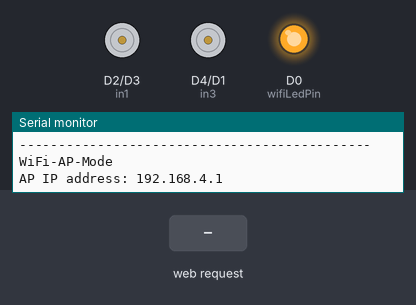
The sketch below on a simulated ESP8266 (NodeMCU). Shown: motor-driver pin pairs drawn as motors (green arrow = first pin HIGH = forward, orange = second pin HIGH = backward, longer = more drive, scaled by the enable pin), output pins drawn as LEDs (lit = HIGH), the last lines printed to the serial monitor. Inputs (shaded band) come from the test bench.

Above: at 4.2 s.
4.3 s: HTTP request GET /?State=F received
At 5.5 s:
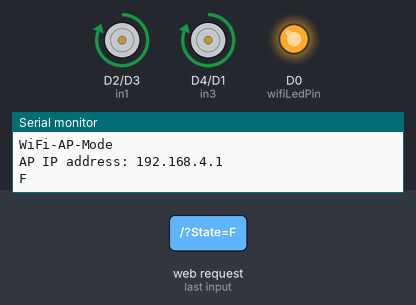
5.8 s: HTTP request GET /?State=B received
At 6.7 s:
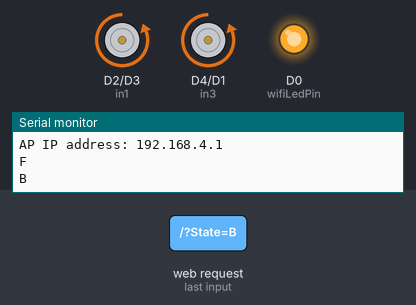
7.3 s: HTTP request GET /?State=R received
At 7.8 s:
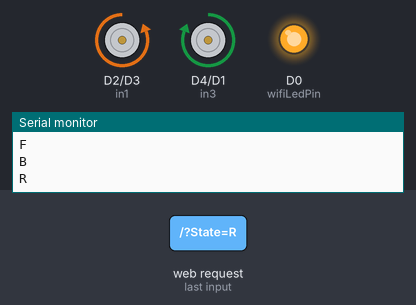
8.8 s: HTTP request GET /?State=L received
At 10.2 s:
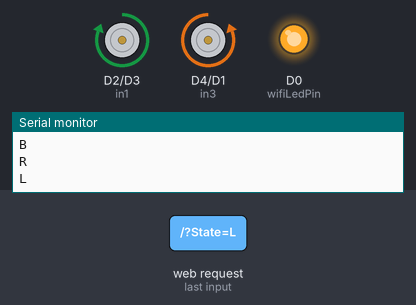
Timing chart, 0 to 11.3 s (numbered marks = the images above; inputs shaded):
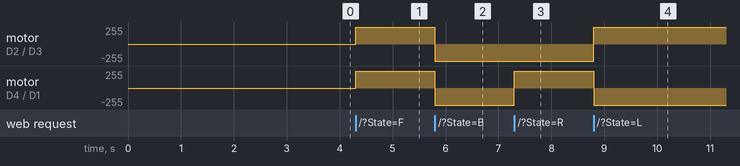

Measured:
- after the input at 4.3 s, motor on D2 (in1) / D3 (in2), motor on D4 (in3) / D1 (in4): stopped → forward 255/255 at once
- after the input at 5.8 s, motor on D2 (in1) / D3 (in2), motor on D4 (in3) / D1 (in4): forward 255/255 → backward 255/255 at once
- after the input at 7.3 s, motor on D4 (in3) / D1 (in4): backward 255/255 → forward 255/255 at once
- after the input at 8.8 s, motor on D2 (in1) / D3 (in2): backward 255/255 → forward 255/255 at once; motor on D4 (in3) / D1 (in4): forward 255/255 → backward 255/255 at once

The sketch:

LFR_v2_8.ino
```cpp
//******* WiFi Robot Remote Control Mode - MX1508 or L298N ********/
//PART: ESP12 ESP8266, IR OBSTACLE SENSOR, MX1508/L298N, STEP UP MODULE OR 7,4V BATTERY
//THIS MODEL RECOMENDEDLY USING 2 BATERY (7,4V) BUT CAN RUNNING WITH 1 BATTERY (3.7V)
//This program specially created for AZARY CLUB ROBOTNIK DIVISION
//Actually this is second version. the first one only remote control with no line follower features


#include <ESP8266WiFi.h>
#include <ESP8266WebServer.h>
#include <ArduinoOTA.h>

// connections for drive Motor FR & BR
int enA = D5;
int in1 = D2;
int in2 = D3;
// connections for drive Motor FL & BL
int in3 = D4;
int in4 = D1;
int enB = D6;

//IR Sensor setup:
const int irRightPin = D7;  // signal right IR sensor connected to Arduino's pin D7
const int irLeftPin = D8;   // signal left IR sensor connected to Arduino's pin D8
const int wifiLedPin = D0;  // set digital pin D0 as indication, the LED turn on if NodeMCU connected to WiFi as STA mode

boolean stateRightIR = 0;  // state to store irCenterPin irRightPin
boolean stateLeftIR = 0;   // state to store irCenterPin irLeftPin

String command;         // store command aplication
int SPEED = 1023;       // set 1023 to max speed motor
int speed_Coeff = 3;

ESP8266WebServer server(80);      // Create a webserver object that listens for HTTP request on port 80

unsigned long previousMillis = 0;

const char *ssid = "RN_PBS_01";        //ssid name
const char *password = "r0b0tn1k";     //ssid passoword

//========================================================= MAIN SET UP =====================================================
void setup() {
  Serial.begin(115200);      // set up Serial library at 115200 bps
  Serial.println();
  Serial.println("WiFi Robot Line Follower Mode - L298N 2A");
  Serial.println("---------------------------------------------");

  pinMode(irRightPin, INPUT);    // Sets the irRightPin as an Input
  pinMode(irLeftPin, INPUT);   // Sets the irCenterPin as an Input
  pinMode(stateRightIR, INPUT);   // Sets the stateRightIR as an Input
  pinMode(stateLeftIR, INPUT);   // Sets the stateLeftIR as an Input
  pinMode(wifiLedPin, OUTPUT);  // sets the Wifi LED pin as an Output

   // Set all the motor control pins to outputs
  pinMode(enA, OUTPUT);
  pinMode(in1, OUTPUT);
  pinMode(in2, OUTPUT);
  pinMode(in3, OUTPUT);
  pinMode(in4, OUTPUT);
  pinMode(enB, OUTPUT);

    // Set the speed to start, from 0 (off) to 1023 (max speed)
  analogWrite(enA, SPEED);
  analogWrite(enB, SPEED);

  // Turn off motors - Initial state
  digitalWrite(in1, LOW);
  digitalWrite(in2, LOW);
  digitalWrite(in3, LOW);
  digitalWrite(in4, LOW);
  digitalWrite(wifiLedPin, HIGH);

  // Set up SSID Name and password
    WiFi.mode(WIFI_AP);                          // define Access point mode
    WiFi.softAP(ssid, password);              //create a SSID

    IPAddress myIP = WiFi.softAPIP();
    Serial.println("");
    Serial.println("WiFi-AP-Mode");
    Serial.print("AP IP address: ");
    Serial.println(myIP);
    digitalWrite(wifiLedPin, HIGH);   // Wifi LED off when status as AP mode
    delay(3000);

  server.on ( "/", HTTP_handleRoot );       // call the 'handleRoot' function when a client requests URI "/"
  server.onNotFound ( HTTP_handleRoot );    // when a client requests an unknown URI (i.e. something other than "/"), call function "handleNotFound"
  server.begin();                           // actually start the server

  ArduinoOTA.begin();                       // enable to receive update/uploade firmware via Wifi OTA
 }


//======================================================== MAIN PROGRAM ======================================================
 void loop() {
    ArduinoOTA.handle();          // listen for update OTA request from clients
    server.handleClient();        // listen for HTTP requests from c`lients

      command = server.arg("State");          // check HTPP request, if has arguments "State" then saved the value
      if (command == "F") Forward();          // check string then call a function or set a value
      else if (command == "B") Backward();
      else if (command == "R") TurnRight();
      else if (command == "L") TurnLeft();
      else if (command == "G") ForwardLeft();
      else if (command == "H") BackwardLeft();
      else if (command == "I") ForwardRight();
      else if (command == "J") BackwardRight();
      else if (command == "S") Stop();
//      else if (command == "V") BeepHorn();
      else if (command == "W") TurnLightOn();
      else if (command == "w") TurnLightOff();
      else if (command == "0") SPEED = 330;
      else if (command == "1") SPEED = 400;
      else if (command == "2") SPEED = 470;
      else if (command == "3") SPEED = 540;
      else if (command == "4") SPEED = 610;
      else if (command == "5") SPEED = 680;
      else if (command == "6") SPEED = 750;
      else if (command == "7") SPEED = 820;
      else if (command == "8") SPEED = 890;
      else if (command == "9") SPEED = 960;
      else if (command == "q") SPEED = 1023;
}

// function prototypes for HTTP handlers
void HTTP_handleRoot(void){
  server.send ( 200, "text/html", "" );       // Send HTTP status 200 (Ok) and send some text to the browser/client

  if( server.hasArg("State") ){
     Serial.println(server.arg("State"));
  }
}

void handleNotFound(){
  server.send(404, "text/plain", "404: Not found"); // Send HTTP status 404 (Not Found) when there's no handler for the URI in the request
}

// function to move forward
void Forward(){
  analogWrite(enA, SPEED);
  digitalWrite(in1, HIGH);
  digitalWrite(in2, LOW);
  digitalWrite(in3, HIGH);
  digitalWrite(in4, LOW);
  analogWrite(enB, SPEED);
}

// function to move backward
void Backward(){
  analogWrite(enA, SPEED);
  digitalWrite(in1, LOW);
  digitalWrite(in2, HIGH);
  digitalWrite(in3, LOW);
  digitalWrite(in4, HIGH);
  analogWrite(enB, SPEED);
}

// function to turn right
void TurnRight(){
  analogWrite(enA, SPEED);
  digitalWrite(in1, LOW);
  digitalWrite(in2, HIGH);
  digitalWrite(in3, HIGH);
  digitalWrite(in4, LOW);
  analogWrite(enB, SPEED);
}

// function to turn left
void TurnLeft(){
  analogWrite(enA, SPEED);
  digitalWrite(in1, HIGH);
  digitalWrite(in2, LOW);
  digitalWrite(in3, LOW);
  digitalWrite(in4, HIGH);
  analogWrite(enB, SPEED);
}

// function to move forward left
void ForwardLeft(){
  analogWrite(enA, SPEED);
  digitalWrite(in1, HIGH);
  digitalWrite(in2, LOW);
  digitalWrite(in3, HIGH);
  digitalWrite(in4, LOW);
  analogWrite(enB, SPEED/speed_Coeff);
}

// function to move backward left
void BackwardLeft(){
  analogWrite(enA, SPEED);
  digitalWrite(in1, LOW);
  digitalWrite(in2, HIGH);
  digitalWrite(in3, LOW);
  digitalWrite(in4, HIGH);
  analogWrite(enB, SPEED/speed_Coeff);
}

// function to move forward right
void ForwardRight(){
  analogWrite(enA, SPEED/speed_Coeff);
  digitalWrite(in1, HIGH);
  digitalWrite(in2, LOW);
  digitalWrite(in3, HIGH);
  digitalWrite(in4, LOW);
  analogWrite(enB, SPEED);
}

// function to move backward right
void BackwardRight(){
  analogWrite(enA, SPEED/speed_Coeff);
  digitalWrite(in1, LOW);
  digitalWrite(in2, HIGH);
  digitalWrite(in3, LOW);
  digitalWrite(in4, HIGH);
  analogWrite(enB, SPEED);
}

// function to stop motors
void Stop(){
  analogWrite(enA, 0);
  digitalWrite(in1, LOW);
  digitalWrite(in2, LOW);
  digitalWrite(in3, LOW);
  digitalWrite(in4, LOW);
  analogWrite(enB, 0);
}

// function to beep a buzzer
//void BeepHorn(){
//  digitalWrite(buzPin, HIGH);
//  delay(150);
//  digitalWrite(buzPin, LOW);
//  delay(80);
//}

// function to turn on LED
void TurnLightOn(){
  //print the detected condition by 2 IR sensor
  //Serial.println("IR_L:"+String(stateLeftIR)+"\tIR_R:"+String(stateRightIR));

  // FORWARD
    if((digitalRead(irLeftPin)== false) && (digitalRead(irRightPin)==false)){
    digitalWrite(in1, HIGH);  //FRONT RIGHT
    digitalWrite(in2, LOW);   //BACK RIGHT
    digitalWrite(in3, HIGH);  //FRONT LEFT
    digitalWrite(in4, LOW);   //BACK LEFT
  }

  // RIGHT TURN
  if((digitalRead(irLeftPin)== false) && (digitalRead(irRightPin)==true)){
    digitalWrite(in1, LOW);   //FRONT RIGHT
    digitalWrite(in2, HIGH);  //BACK RIGHT
    digitalWrite(in3, HIGH);  //FRONT LEFT
    digitalWrite(in4, LOW);   //BACK LEFT
  }


//  if((digitalRead(irLeftPin)==true) && (digitalRead(irRightPin)==false)){
//    digitalWrite(in1, LOW);   //FRONT RIGHT
//    digitalWrite(in2, HIGH);  //BACK RIGHT
//    digitalWrite(in3, HIGH);  //FRONT LEFT
//    digitalWrite(in4, LOW);   //BACK LEFT
//  }

  //LEFT TURN
  if((digitalRead(irLeftPin)==true) && (digitalRead(irRightPin)==false)){
    digitalWrite(in1, HIGH);  //FRONT RIGHT
    digitalWrite(in2, LOW);   //BACK RIGHT
    digitalWrite(in3, LOW);   //FRONT LEFT
    digitalWrite(in4, HIGH);  //BACK LEFT
  }

// if((digitalRead(irLeftPin)==true) && (digitalRead(irRightPin)==false)){
//   digitalWrite(in1, HIGH);  //FRONT RIGHT
//   digitalWrite(in2, LOW);   //BACK RIGHT
//   digitalWrite(in3, LOW);   //FRONT LEFT
//   digitalWrite(in4, HIGH);  //BACK LEFT
//  }

  // STOP
  if((digitalRead(irLeftPin)==true) && (digitalRead(irRightPin)==true)){
    digitalWrite(in1, LOW);  //FRONT RIGHT
    digitalWrite(in2, LOW);   //BACK RIGHT
    digitalWrite(in3, LOW);  //FRONT LEFT
    digitalWrite(in4, LOW);   //BACK LEFT
  }
}

// function to turn off LED
void TurnLightOff() {
    digitalWrite(in1, LOW);  //FRONT RIGHT
    digitalWrite(in2, LOW);   //BACK RIGHT
    digitalWrite(in3, LOW);  //FRONT LEFT
    digitalWrite(in4, LOW);   //BACK LEFT
   }
```
